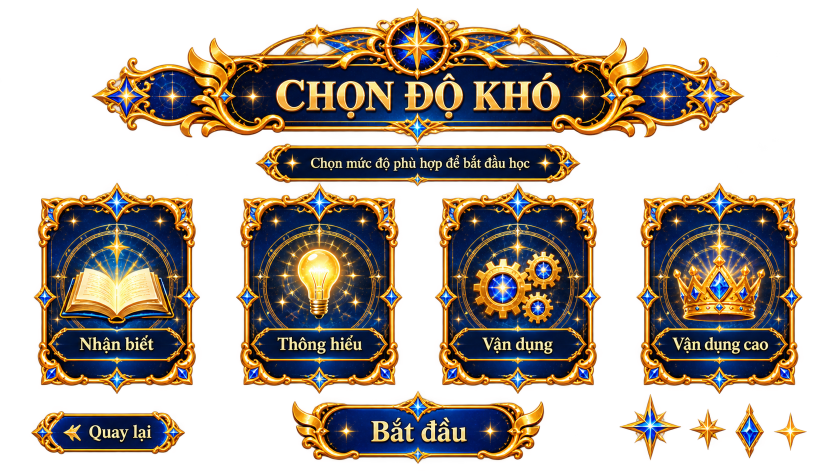
#> input picture Assets/Art/Environment/Ảnh ChatGPT 00_21_14 27 thg 10, 2026.png, 1672 x 941 px, found by its file name (shown at 1/2 size)
$ python crop_cards.py
#> lines starting #> are read from the running program, lines starting #| are printed output that depends on the picture
from PIL import Image

img = Image.open('Assets/Art/Environment/Ảnh ChatGPT 00_21_14 27 thg 10, 2026.png')
#> img is the input picture: PIL image 1672x941 RGBA; mean R, G, B, A 63.4, 47.3, 34.2, 127.4
w, h = img.size
#> w = 1672; h = 941

# [5 lines of commented-out code are left out]

crops = {
    'nb': (62, h - (147 + 436), 62 + 344, h - 147),
    'th': (471, h - (151 + 426), 471 + 344, h - 151),
    'vd': (870, h - (154 + 422), 870 + 326, h - 154),
    'vdc': (1267, h - (152 + 432), 1267 + 350, h - 152),
}

for name, box in crops.items():
    cropped = img.crop(box)
    cropped.save(f'scratch/card_{name}.png')
#> this loop made 4 passes
#> pass 1, `cropped = img.crop(box)`:
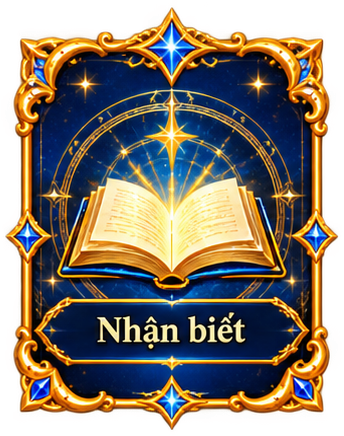
#> cropped: PIL image 344x436 RGBA; mean R, G, B, A 91.6, 74.1, 58.6, 194; transparent parts drawn white
#> pass 2, `cropped = img.crop(box)`:
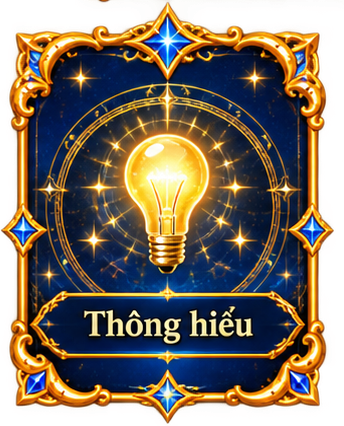
#> cropped: PIL image 344x426 RGBA; mean R, G, B, A 93.1, 70.9, 52.5, 198.8; transparent parts drawn white
#> pass 3, `cropped = img.crop(box)`:
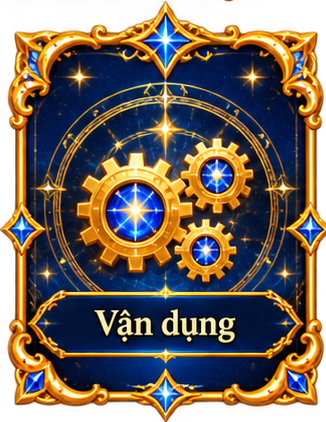
#> cropped: PIL image 326x422 RGBA; mean R, G, B, A 93.6, 72, 55.8, 211.4; transparent parts drawn white
#> after the loop:
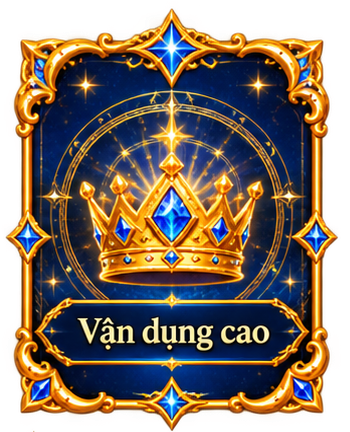
#> cropped: PIL image 350x432 RGBA; mean R, G, B, A 88.3, 66.9, 51.2, 192.3; transparent parts drawn white
print("Cards cropped!")
